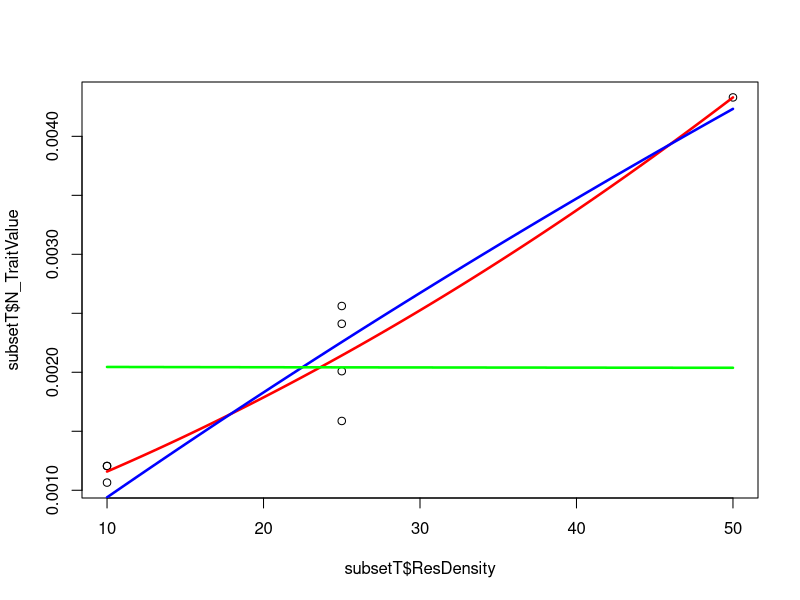
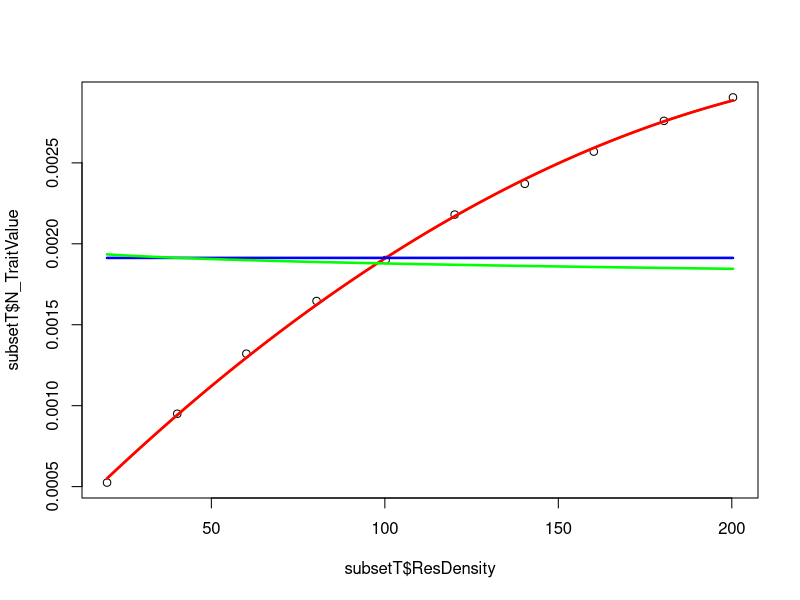
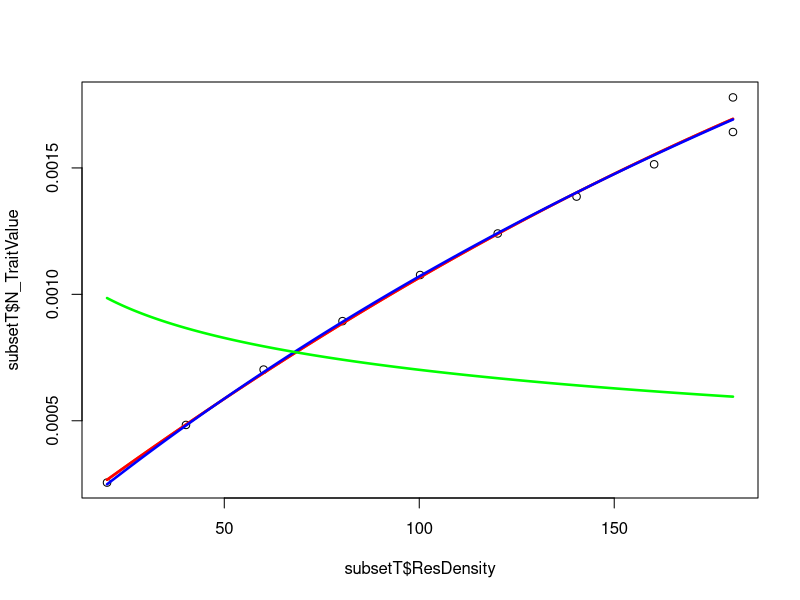
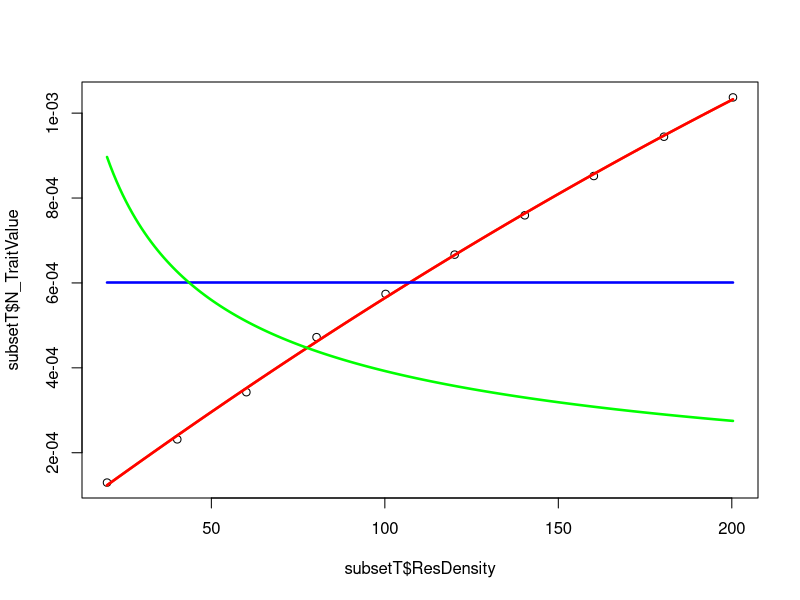
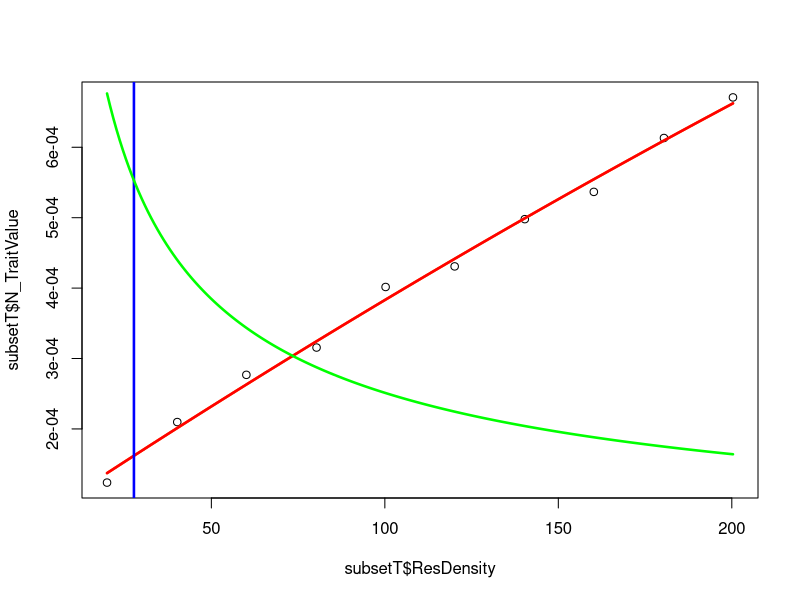
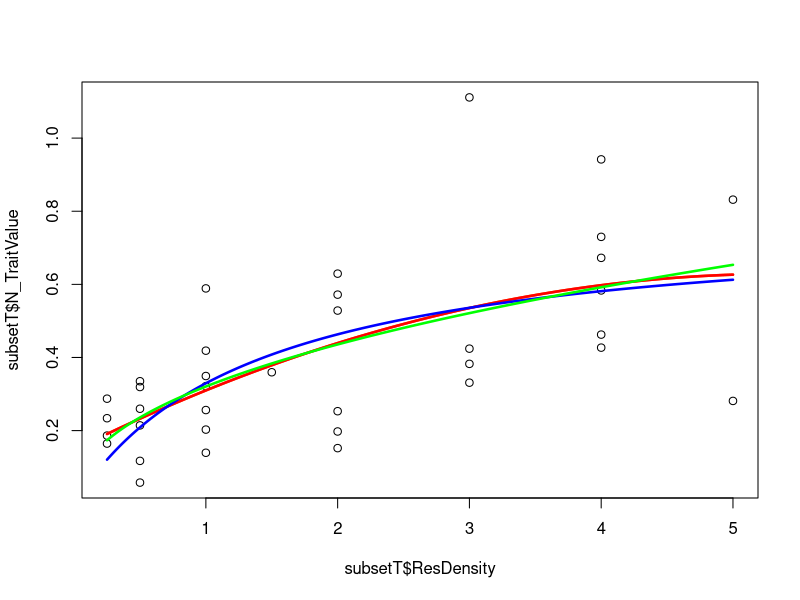
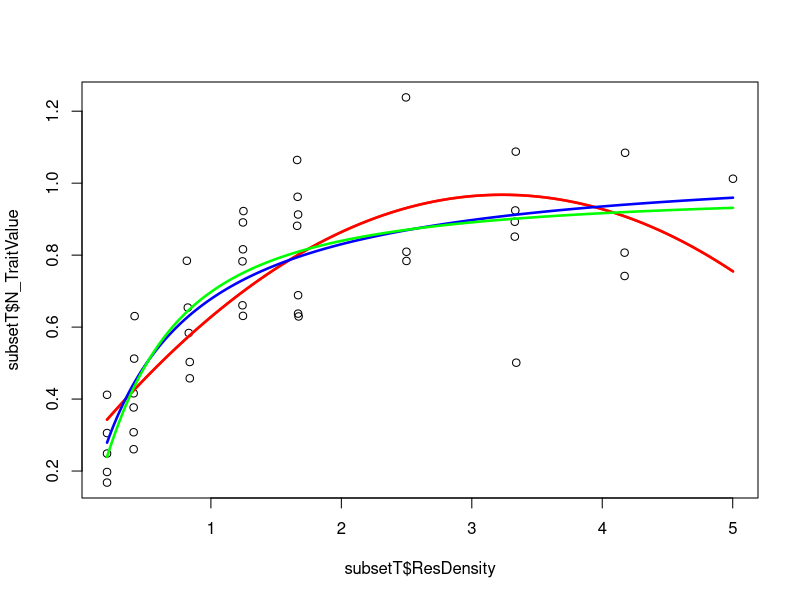
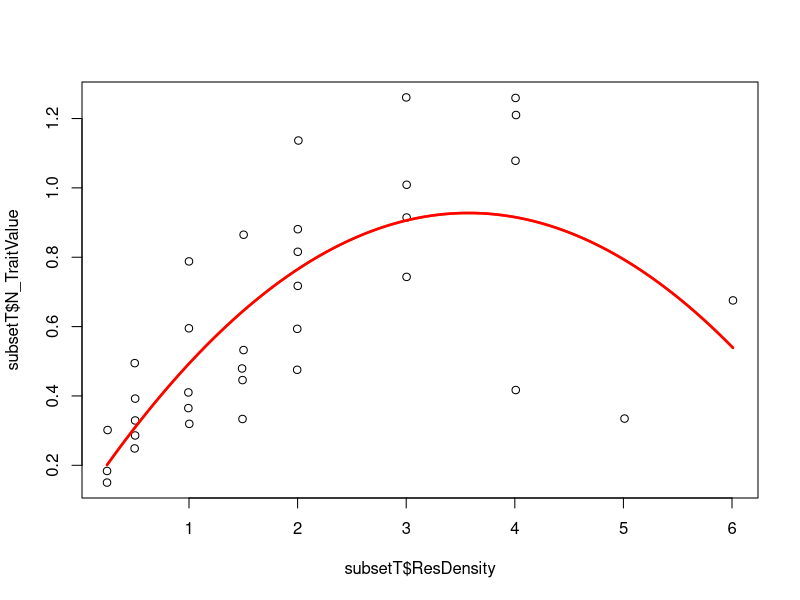

The R source for these figures, in order: (Note: this script raises an error after producing the figures.)
require("minpack.lm")
#require("browser")


data<-read.csv("../Data/CRatsort.csv")


#to find initial values
Start<- function(subsetT) {
  h0=max(subsetT$N_TraitValue)
  #ht to find gradient of points below highest point
  ht=0.95*h0
  #subsetbelowht
  subseth<-subset(subsetT,subsetT$N_TraitValue < ht)
    #linear model to find gradient- either for all or some values depending on number of values
    if (nrow(subseth)>2) {
    modht=lm(N_TraitValue~ResDensity,data=subseth)
    #linear model for all values to find gradient if very few values
    } else {
    modht=lm(N_TraitValue~ResDensity,data=subsetT) }
  
  ##obtain gridient from model
  a0<-as.numeric(modht$coefficients[2])
  ##make matrix for initial values and aic
  mat<-matrix(nrow=100,ncol=4)
  #mat<-matrix(nrow=100,ncol=3)
  #for each row in matrix, sample around initial values and calculate model and AIC 
  for (k in 1:(nrow(mat))){
    #print(j)
    vala<-rnorm(1,mean=a0, 1)
    valh<-rnorm(1,mean=h0, 1)
    valq<-runif(1,min=-2,max=2)
    #valq<-0
    mat[k,1]<-vala
    mat[k,2]<-valh
    mat[k,3]<-valq
    HolFit<-try(nlsLM(N_TraitValue ~ HollingGEN(ResDensity,a,h,q), data=subsetT, start=list(a=vala, h=valh, q=valq)),silent=TRUE)
    #HolFit<-try(nlsLM(N_TraitValue ~ Holling(ResDensity,a,h), data=subsetT, start=list(a=vala, h=valh)),silent=TRUE)
    if("try-error" %in% class(HolFit)){        
      mat[k,4]<-"error"  
    #calculate AIC for sucessful
      } else {
      mat[k,4]<-AIC(HolFit) 
      #mat[j,3]<-AIC(HolFit)  
      }
  }
  #min(mat[,3])
  #minAIC<-which.min(mat[,3])
  #minAIC<-which(mat[,3] == min(mat[,3],na.rm=TRUE,arr.ind=TRUE))
  #find initial values with the lowest AIC
  minAIC<-which(mat[,4] == min(mat[,4],na.rm=TRUE,arr.ind=TRUE))
  
  #min(mat[,3])
  #mat<-as.data.frame(mat)
  #suub<-subset(mat,mat[,3]==min(mat[,3]))
  #capture initial values
  initA<-mat[minAIC,1]
  initH<-mat[minAIC,2]
  initQ<-mat[minAIC,3]
  #initA<-suub[1]
  #initH<-suub[2]
  #return(c(initA,initH)) }
  return(c(initA,initH,initQ)) }


Holling<- function(xR,a,h){
 return((a*xR)/(1+(h*a*xR)))
}
#}
HollingGEN<- function(xR,a,h,q){
  return(((a*xR))^(q+1)/(1+((h*a*xR))^(q+1)))
}

#listID<-2
listID<-as.numeric(unique(data$ID))
#listID<-c(39841,39839,39842)
issuesH<-vector()
issuesG<-vector()
issuesPC<-vector()
issuesP<-vector()
modelqual<-matrix(nrow=length(listID),ncol=5)
j=0
for (i in listID){
  j=j+1
  modelqual[j,1]<-i
  subsetT<-subset(data, ID==i)
  colnames(modelqual)<-c("ID","Holling","Holling_General","Pol_Quadratic","Pol_Cubic")
  #starting values
  out<-Start(subsetT)
  #model fitting
  HolFit<-try(nlsLM(N_TraitValue ~ Holling(ResDensity,a,h), data=subsetT, start=list(a=out[1],h=out[2])),silent=TRUE)
  HolFitGEN<-try(nlsLM(N_TraitValue ~ HollingGEN(ResDensity,a,h,q), data=subsetT, start=list(a=out[1],h=out[2],q=out[3])),silent=TRUE)
  pol<-try(lm(N_TraitValue ~ poly(ResDensity, degree=2), data=subsetT), silent=TRUE)
  polc<-try(lm(N_TraitValue ~ poly(ResDensity, degree=3), data=subsetT),silent=TRUE)
  Lengths<- seq(min(subsetT$ResDensity), max(subsetT$ResDensity),len=200)  
  pdf(paste0("../Results/Holgraphs/",i,".pdf") )
  plot(subsetT$ResDensity,subsetT$N_TraitValue) 
  if("try-error" %in% class(polc)){
    issuesPC<-append(issuesPC,i)
    modelqual[j,5]<-"NA"
    }else{
    Predic2Plotpolc<- predict.lm(pol, data.frame(ResDensity=Lengths) )
    lines(Lengths,Predic2Plotpolc,col="#FF6600",lwd=2.5) 
    modelqual[j,5]<-AIC(polc)
    }
  if("try-error" %in% class(pol)){
    issuesP<-append(issuesP,i)
    modelqual[j,4]<-"NA"
  }else{
    Predic2Plotpol<- predict.lm(pol, data.frame(ResDensity=Lengths) )
    lines(Lengths,Predic2Plotpol,col="red",lwd=2.5)
    modelqual[j,4]<-AIC(pol)
  }
  if("try-error" %in% class(HolFit)){        
    issuesH<-append(issuesH,i)
    modelqual[j,2]<-"NA"
  } else {
    #   #first need to generate x so can calc predicted ys
    Predic2PlotHol<- Holling(Lengths, coef(HolFit)["a"], coef(HolFit)["h"])
    # pdf(paste0("../Results/Holgraphs/",i,".pdf") )
    #plot(subsetT$ResDensity,subsetT$N_TraitValue) 
    
    lines(Lengths,Predic2PlotHol,col="blue",lwd=2.5) 
    modelqual[j,2]<-AIC(HolFit)
    #lines(Lengths,Predic2Plotpol,col="red",lwd=2.5) 
  }
if("try-error" %in% class(HolFitGEN)){        
    issuesG<-append(issuesG,i)
    #pdf(paste0("../Results/Holgraphs/",i,".pdf") )
    #plot(subsetT$ResDensity,subsetT$N_TraitValue) 
    #lines(Lengths,Predic2Plotpol,col="red",lwd=2.5) 
    modelqual[j,3]<-"NA"
  } else {
    #   #first need to generate x so can calc predicted ys
    Predic2PlotHolGEN<- HollingGEN(Lengths, coef(HolFitGEN)["a"], coef(HolFitGEN)["h"] , coef(HolFitGEN)["q"])
    # pdf(paste0("../Results/Holgraphs/",i,".pdf") )
    #plot(subsetT$ResDensity,subsetT$N_TraitValue) 
    #lines(Lengths,Predic2Plotpol,col="red",lwd=2.5) 
    modelqual[j,3]<-AIC(HolFitGEN)  
    lines(Lengths,Predic2PlotHolGEN,col="green",lwd=2.5) 

  }
  graphics.off()
  #Best<-matrix(ncol=3,nrow=length(listID))
  ##try to move into above loop?
  #s=0
 #f#or (l in listID) {
    #s=s+1
    #Best[s,1]<-l
    #t<-which(modelqual[,1]==l)
    #print(t)
   # Best[s,2]<-
   # Best[s,2]<- which(modelqual[t,2:4]==min(modelqual[t,2:4],na.rm=TRUE, arr.ind=TRUE))
    #Best[s,3]<-min(modelqual[t,2:4])
    #this isnt working bc l isn't an index
#  }
}
  #minAIC<-which(mat[,4] == min(mat[,4],na.rm=TRUE,arr.ind=TRUE))

#     #AICdiff<-AIC(PowFit)-AIC(QuaFit)
#     #print(paste("AIC difference for", i, "is", AICdiff))
#     #BICdiff<-BIC(PowFit)-BIC(QuaFit)
#     #print(paste("BIC difference for", i, "is", BICdiff))
#
# ####this code is v bad, fix!'
# # size<-nrow(subset)
# #sizes<-c(sizes,size)
# #}
# #sort(sizes)
#
# ##SHOOULD I GRAB MEAN?
# #model<-function(a,xR,h){
# #  return((a*xR)/(1+(h*a*xR)))
# #}
# for (j in 1:(nrow(mat))){
#   vala<-rnorm(1,out[1], 1)
#   valh<-rnorm(1,out[2], 1)
#   mat[j,1]<-vala

#   mat[j,2]<-valh
#   HolFit<-nlsLM(N_TraitValue ~ Holling(ResDensity, a, h), data=subsetT, start=list(a=vala, h=valh))
#   mat[j,3]<-AIC(HolFit)
#   return(mat)
#This works! 20 where doesn't.' remove? then compare with polyomial for eACH ? AIC
